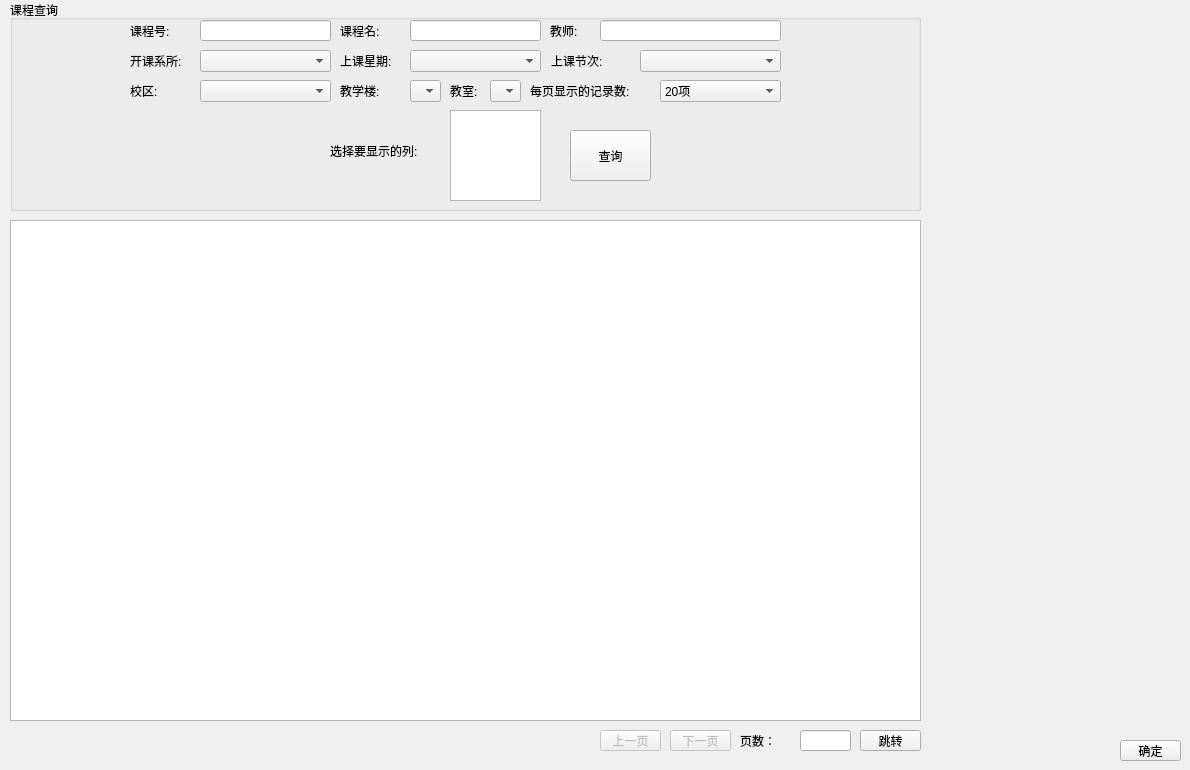
       <widget class="QWidget" name="course_layout_wid">
        <attribute name="title">
         <string>本学期课程安排</string>
        </attribute>
        <widget class="QGroupBox" name="groupBox_11">
         <property name="geometry">
          <rect>
           <x>10</x>
           <y>0</y>
           <width>911</width>
           <height>211</height>
          </rect>
         </property>
         <property name="title">
          <string>课程查询</string>
         </property>
         <widget class="QLabel" name="label_16">
          <property name="geometry">
           <rect>
            <x>120</x>
            <y>20</y>
            <width>71</width>
            <height>21</height>
           </rect>
          </property>
          <property name="text">
           <string>课程号:</string>
          </property>
         </widget>
         <widget class="QLineEdit" name="course_number_led">
          <property name="geometry">
           <rect>
            <x>190</x>
            <y>20</y>
            <width>131</width>
            <height>21</height>
           </rect>
          </property>
         </widget>
         <widget class="QLineEdit" name="course_name2_led">
          <property name="geometry">
           <rect>
            <x>400</x>
            <y>20</y>
            <width>131</width>
            <height>21</height>
           </rect>
          </property>
         </widget>
         <widget class="QLabel" name="label_18">
          <property name="geometry">
           <rect>
            <x>330</x>
            <y>20</y>
            <width>71</width>
            <height>21</height>
           </rect>
          </property>
          <property name="text">
           <string>课程名:</string>
          </property>
         </widget>
         <widget class="QLineEdit" name="teach_led">
          <property name="geometry">
           <rect>
            <x>590</x>
            <y>20</y>
            <width>181</width>
            <height>21</height>
           </rect>
          </property>
         </widget>
         <widget class="QLabel" name="label_19">
          <property name="geometry">
           <rect>
            <x>540</x>
            <y>20</y>
            <width>51</width>
            <height>21</height>
           </rect>
          </property>
          <property name="text">
           <string>教师:</string>
          </property>
         </widget>
         <widget class="QLabel" name="label_20">
          <property name="geometry">
           <rect>
            <x>120</x>
            <y>50</y>
            <width>72</width>
            <height>21</height>
           </rect>
          </property>
          <property name="text">
           <string>开课系所:</string>
          </property>
         </widget>
         <widget class="QComboBox" name="Department2_cob">
          <property name="geometry">
           <rect>
            <x>190</x>
            <y>50</y>
            <width>131</width>
            <height>22</height>
           </rect>
          </property>
         </widget>
         <widget class="QComboBox" name="week_cob">
          <property name="geometry">
           <rect>
            <x>400</x>
            <y>50</y>
            <width>131</width>
            <height>22</height>
           </rect>
          </property>
         </widget>
         <widget class="QLabel" name="label_21">
          <property name="geometry">
           <rect>
            <x>330</x>
            <y>50</y>
            <width>72</width>
            <height>21</height>
           </rect>
          </property>
          <property name="text">
           <string>上课星期:</string>
          </property>
         </widget>
         <widget class="QLabel" name="label_22">
          <property name="geometry">
           <rect>
            <x>541</x>
            <y>50</y>
            <width>81</width>
            <height>21</height>
           </rect>
          </property>
          <property name="text">
           <string>上课节次:</string>
          </property>
         </widget>
         <widget class="QComboBox" name="class_num_cob">
          <property name="geometry">
           <rect>
            <x>630</x>
            <y>50</y>
            <width>141</width>
            <height>22</height>
           </rect>
          </property>
         </widget>
         <widget class="QComboBox" name="Campus_cob">
          <property name="geometry">
           <rect>
            <x>190</x>
            <y>80</y>
            <width>131</width>
            <height>22</height>
           </rect>
          </property>
          <item>
           <property name="text">
            <string/>
           </property>
          </item>
          <item>
           <property name="text">
            <string>东校区</string>
           </property>
          </item>
          <item>
           <property name="text">
            <string>西校区</string>
           </property>
          </item>
         </widget>
         <widget class="QLabel" name="label_23">
          <property name="geometry">
           <rect>
            <x>120</x>
            <y>80</y>
            <width>72</width>
            <height>21</height>
           </rect>
          </property>
          <property name="text">
           <string>校区:</string>
          </property>
         </widget>
         <widget class="QComboBox" name="comboBox_5">
          <property name="geometry">
           <rect>
            <x>480</x>
            <y>80</y>
            <width>31</width>
            <height>22</height>
           </rect>
          </property>
         </widget>
         <widget class="QLabel" name="label_24">
          <property name="geometry">
           <rect>
            <x>330</x>
            <y>80</y>
            <width>71</width>
            <height>21</height>
           </rect>
          </property>
          <property name="text">
           <string>教学楼:</string>
          </property>
         </widget>
         <widget class="QLabel" name="label_25">
          <property name="geometry">
           <rect>
            <x>440</x>
            <y>80</y>
            <width>41</width>
            <height>21</height>
           </rect>
          </property>
          <property name="text">
           <string>教室:</string>
          </property>
         </widget>
         <widget class="QComboBox" name="comboBox_6">
          <property name="geometry">
           <rect>
            <x>400</x>
            <y>80</y>
            <width>31</width>
            <height>22</height>
           </rect>
          </property>
         </widget>
         <widget class="QLabel" name="label_26">
          <property name="geometry">
           <rect>
            <x>520</x>
            <y>80</y>
            <width>131</width>
            <height>21</height>
           </rect>
          </property>
          <property name="text">
           <string>每页显示的记录数:</string>
          </property>
         </widget>
         <widget class="QComboBox" name="page_number_cob">
          <property name="geometry">
           <rect>
            <x>650</x>
            <y>80</y>
            <width>121</width>
            <height>22</height>
           </rect>
          </property>
          <item>
           <property name="text">
            <string>20项</string>
           </property>
          </item>
          <item>
           <property name="text">
            <string>30项</string>
           </property>
          </item>
          <item>
           <property name="text">
            <string>40项</string>
           </property>
          </item>
          <item>
           <property name="text">
            <string>50项</string>
           </property>
          </item>
         </widget>
         <widget class="QLabel" name="label_27">
          <property name="geometry">
           <rect>
            <x>320</x>
            <y>130</y>
            <width>121</width>
            <height>41</height>
           </rect>
          </property>
          <property name="text">
           <string>选择要显示的列:</string>
          </property>
         </widget>
         <widget class="QListWidget" name="show_item_list_widget">
          <property name="geometry">
           <rect>
            <x>440</x>
            <y>110</y>
            <width>91</width>
            <height>91</height>
           </rect>
          </property>
         </widget>
         <widget class="QPushButton" name="pushButton">
          <property name="geometry">
           <rect>
            <x>560</x>
            <y>130</y>
            <width>81</width>
            <height>51</height>
           </rect>
          </property>
          <property name="text">
           <string>查询</string>
          </property>
         </widget>
        </widget>
        <widget class="QTableView" name="tableView">
         <property name="geometry">
          <rect>
           <x>10</x>
           <y>220</y>
           <width>911</width>
           <height>501</height>
          </rect>
         </property>
         <attribute name="verticalHeaderVisible">
          <bool>false</bool>
         </attribute>
        </widget>
        <widget class="QLabel" name="course_info2_lab">
         <property name="geometry">
          <rect>
           <x>490</x>
           <y>740</y>
           <width>111</width>
           <height>21</height>
          </rect>
         </property>
         <property name="text">
          <string/>
         </property>
        </widget>
        <widget class="QPushButton" name="Previous2_btn">
         <property name="enabled">
          <bool>false</bool>
         </property>
         <property name="geometry">
          <rect>
           <x>600</x>
           <y>730</y>
           <width>61</width>
           <height>21</height>
          </rect>
         </property>
         <property name="text">
          <string>上一页</string>
         </property>
        </widget>
        <widget class="QPushButton" name="next2_btn">
         <property name="enabled">
          <bool>false</bool>
         </property>
         <property name="geometry">
          <rect>
           <x>670</x>
           <y>730</y>
           <width>61</width>
           <height>21</height>
          </rect>
         </property>
         <property name="text">
          <string>下一页</string>
         </property>
        </widget>
        <widget class="QPushButton" name="determine2_btn">
         <property name="geometry">
          <rect>
           <x>1120</x>
           <y>740</y>
           <width>61</width>
           <height>21</height>
          </rect>
         </property>
         <property name="text">
          <string>确定</string>
         </property>
        </widget>
        <widget class="QLineEdit" name="page2_led">
         <property name="geometry">
          <rect>
           <x>800</x>
           <y>730</y>
           <width>51</width>
           <height>21</height>
          </rect>
         </property>
        </widget>
        <widget class="QPushButton" name="determine3_btn">
         <property name="geometry">
          <rect>
           <x>860</x>
           <y>730</y>
           <width>61</width>
           <height>21</height>
          </rect>
         </property>
         <property name="text">
          <string>跳转</string>
         </property>
        </widget>
        <widget class="QLabel" name="label_28">
         <property name="geometry">
          <rect>
           <x>740</x>
           <y>730</y>
           <width>51</width>
           <height>21</height>
          </rect>
         </property>
         <property name="text">
          <string>页数：</string>
         </property>
        </widget>
       </widget>
